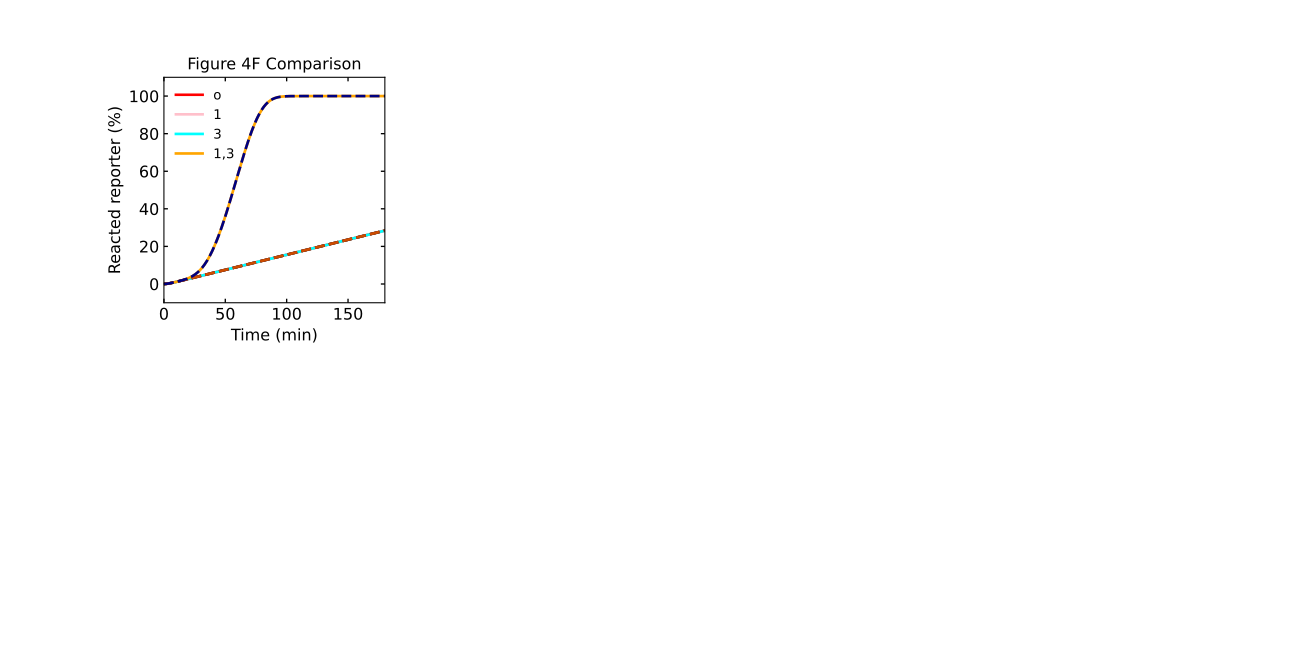

This chart was generated by the following Python code:
# -*- coding: utf-8 -*-
"""
Created on Wed Jul  6 10:57:51 2022

@author: tnm12
"""

import numpy as np
import matplotlib.pyplot as plt
from matplotlib.ticker import MaxNLocator

import sys
import Simulatorv2021 as RSDs #import version 2.0.2.1 of simulator
    
'''
##############################################################################
Simulations
##############################################################################
'''

t_sim = np.linspace(0,6,1001)*3600 # seconds

k_txn = 0.009 #transcription rate

IN1 = [0,50,0,50]
                #input templates
IN3 = [0,0,50,50]

REP_con = 500 #reporter concentration

color = ['red','pink','aqua','orange']

# model with inputs
model = RSDs.RSD_sim(5) # define the model instance and # of domains

# specify species involved in the reaction
model.molecular_species('ag{3.1,2}',DNA_con=25) # 3 AND 1 -> 2
model.molecular_species('reporter{2}',DNA_con=REP_con)

model.global_rate_constants(ktxn=k_txn) #globally changes transcription rates


fs = 12

plt.subplot(2,4,1)
for n in range(len(IN1)):
    model.molecular_species('input{1}',DNA_con=IN1[n])
    model.molecular_species('input{3}',DNA_con=IN3[n])
    
    # simulate the model
    model.simulate(t_sim)
    
    # pull out the species from the model solution to plot
    S2 = model.output_concentration('S{2}')
    
    fs = 12
    
    plt.plot(model.t/60,(S2/REP_con)*100,color=color[n],linewidth=2,linestyle='-')
    
plt.xticks(fontsize=fs)
plt.yticks(fontsize=fs)
plt.ylim(-10,110)
plt.xlim(0,180)
ax1 = plt.gca()
ax1.xaxis.set_tick_params(which='both',size=3,width=1,direction='in',top='on')
#ax1.xaxis.set_major_locator(MaxNLocator(integer=True))
ax1.yaxis.set_tick_params(which='both',size=3,width=1,direction='in',right='on')
plt.xlabel('Time (min)',fontsize=fs)
plt.ylabel('Reacted reporter (%)',fontsize=fs)  




import Simulator1 as RSDs #import first version of simulator
    
'''
##############################################################################
Simulations
##############################################################################
'''

t_sim = np.linspace(0,6,1001)*3600 # seconds

k_txn = 0.009 #transcription rate

IN1 = [0,50,0,50]
IN3 = [0,0,50,50]

csl = [[0.4,0.4,0.4],
       [0.4,0,0],
       [0.8,0.3,0],
       [0,0,0.5]]

# model with inputs
model = RSDs.RSD_sim() # define the model instance

# specify DNA txn templates and reporters and concentrations
model.DNA_species('gate','3&1_2',temp_con=25)
model.DNA_species('reporter','REP2',temp_con=500)


fs = 12

plt.subplot(2,4,1)
for n in range(len(IN1)):
    model.DNA_species('input','I1',temp_con=IN1[n])
    model.DNA_species('input','I3',temp_con=IN3[n])
    
    # simulate the model
    model.simulate(t_sim,1,k_txn)
    
    # pull out the species from the model solution to plot
    REP = model.output_concentration['REP2']
    
    fs = 12
    
    plt.plot(model.sol.t/60,(1-REP/model.REP_con[1])*100,color=csl[n],linewidth=2,linestyle='--')
    
plt.xticks(fontsize=fs)
plt.yticks(fontsize=fs)
plt.ylim(-10,110)
plt.xlim(0,180)
ax1 = plt.gca()
ax1.xaxis.set_tick_params(which='both',size=3,width=1,direction='in',top='on')
#ax1.xaxis.set_major_locator(MaxNLocator(integer=True))
ax1.yaxis.set_tick_params(which='both',size=3,width=1,direction='in',right='on')
plt.xlabel('Time (min)',fontsize=fs)
plt.ylabel('Reacted reporter (%)',fontsize=fs)  
plt.title('Figure 4F Comparison')
plt.legend(['o','1','3','1,3'],frameon=False)
